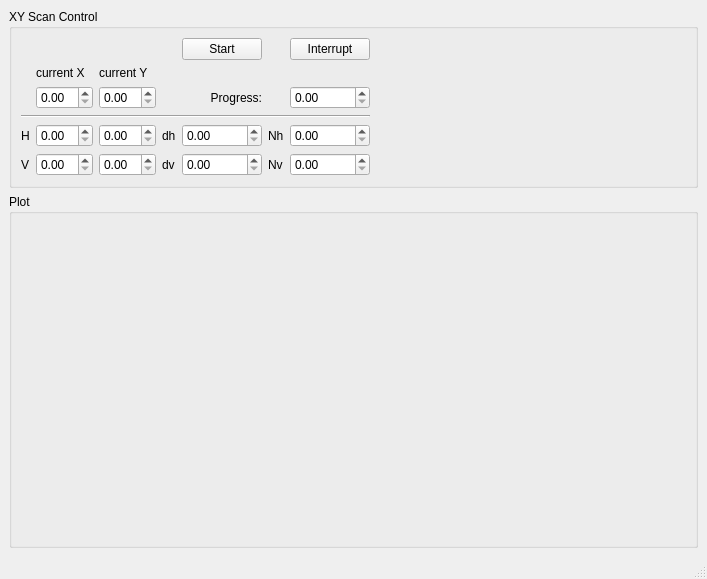
<?xml version="1.0" encoding="UTF-8"?>
<ui version="4.0">
 <class>SimpleXYScanWindow</class>
 <widget class="QMainWindow" name="SimpleXYScanWindow">
  <property name="geometry">
   <rect>
    <x>0</x>
    <y>0</y>
    <width>707</width>
    <height>579</height>
   </rect>
  </property>
  <property name="acceptDrops">
   <bool>false</bool>
  </property>
  <property name="windowTitle">
   <string>Simple XY Scan</string>
  </property>
  <widget class="QWidget" name="centralwidget">
   <layout class="QVBoxLayout" name="verticalLayout" stretch="0,1">
    <item>
     <widget class="QGroupBox" name="control_groupBox">
      <property name="title">
       <string>XY Scan Control</string>
      </property>
      <layout class="QGridLayout" name="gridLayout" columnstretch="0,0,0,0,0,0,0,1">
       <item row="4" column="2">
        <widget class="QDoubleSpinBox" name="h1_doubleSpinBox"/>
       </item>
       <item row="2" column="2">
        <widget class="QDoubleSpinBox" name="y_doubleSpinBox"/>
       </item>
       <item row="5" column="3">
        <widget class="QLabel" name="dv_label_2">
         <property name="text">
          <string>dv</string>
         </property>
        </widget>
       </item>
       <item row="1" column="1">
        <widget class="QLabel" name="x_label">
         <property name="text">
          <string>current X</string>
         </property>
        </widget>
       </item>
       <item row="5" column="4">
        <widget class="QDoubleSpinBox" name="dv_doubleSpinBox"/>
       </item>
       <item row="1" column="2">
        <widget class="QLabel" name="y_label">
         <property name="text">
          <string>current Y</string>
         </property>
        </widget>
       </item>
       <item row="4" column="4">
        <widget class="QDoubleSpinBox" name="dh_doubleSpinBox"/>
       </item>
       <item row="2" column="4">
        <widget class="QLabel" name="progres_label">
         <property name="text">
          <string>Progress:</string>
         </property>
         <property name="alignment">
          <set>Qt::AlignRight|Qt::AlignTrailing|Qt::AlignVCenter</set>
         </property>
        </widget>
       </item>
       <item row="0" column="6">
        <widget class="QPushButton" name="interrupt_pushButton">
         <property name="text">
          <string>Interrupt</string>
         </property>
        </widget>
       </item>
       <item row="2" column="6">
        <widget class="QDoubleSpinBox" name="progress_doubleSpinBox"/>
       </item>
       <item row="5" column="2">
        <widget class="QDoubleSpinBox" name="v1_doubleSpinBox"/>
       </item>
       <item row="5" column="0">
        <widget class="QLabel" name="v_label_2">
         <property name="text">
          <string>V</string>
         </property>
        </widget>
       </item>
       <item row="4" column="0">
        <widget class="QLabel" name="h_label">
         <property name="text">
          <string>H</string>
         </property>
        </widget>
       </item>
       <item row="2" column="1">
        <widget class="QDoubleSpinBox" name="x_doubleSpinBox"/>
       </item>
       <item row="0" column="4">
        <widget class="QPushButton" name="start_pushButton">
         <property name="text">
          <string>Start</string>
         </property>
        </widget>
       </item>
       <item row="4" column="1">
        <widget class="QDoubleSpinBox" name="h0_doubleSpinBox"/>
       </item>
       <item row="3" column="0" colspan="7">
        <widget class="Line" name="line">
         <property name="orientation">
          <enum>Qt::Horizontal</enum>
         </property>
        </widget>
       </item>
       <item row="2" column="7">
        <widget class="QLabel" name="label">
         <property name="sizePolicy">
          <sizepolicy hsizetype="Expanding" vsizetype="Preferred">
           <horstretch>0</horstretch>
           <verstretch>0</verstretch>
          </sizepolicy>
         </property>
         <property name="text">
          <string/>
         </property>
        </widget>
       </item>
       <item row="4" column="6">
        <widget class="QDoubleSpinBox" name="Nh_doubleSpinBox"/>
       </item>
       <item row="5" column="6">
        <widget class="QDoubleSpinBox" name="Nv_doubleSpinBox"/>
       </item>
       <item row="5" column="1">
        <widget class="QDoubleSpinBox" name="v0_doubleSpinBox"/>
       </item>
       <item row="4" column="3">
        <widget class="QLabel" name="dv_label">
         <property name="text">
          <string>dh</string>
         </property>
        </widget>
       </item>
       <item row="4" column="5">
        <widget class="QLabel" name="label_2">
         <property name="text">
          <string>Nh</string>
         </property>
        </widget>
       </item>
       <item row="5" column="5">
        <widget class="QLabel" name="label_3">
         <property name="text">
          <string>Nv</string>
         </property>
        </widget>
       </item>
      </layout>
     </widget>
    </item>
    <item>
     <widget class="QGroupBox" name="plot_groupBox">
      <property name="title">
       <string>Plot</string>
      </property>
      <layout class="QVBoxLayout" name="verticalLayout_2"/>
     </widget>
    </item>
   </layout>
  </widget>
  <widget class="QMenuBar" name="menubar">
   <property name="geometry">
    <rect>
     <x>0</x>
     <y>0</y>
     <width>707</width>
     <height>22</height>
    </rect>
   </property>
  </widget>
  <widget class="QStatusBar" name="statusbar"/>
 </widget>
 <resources/>
 <connections/>
</ui>
